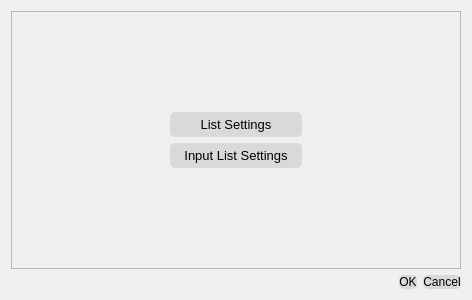
<?xml version="1.0" encoding="UTF-8"?>
<ui version="4.0">
 <class>FieldSettings</class>
 <widget class="QDialog" name="FieldSettings">
  <property name="geometry">
   <rect>
    <x>0</x>
    <y>0</y>
    <width>472</width>
    <height>300</height>
   </rect>
  </property>
  <property name="windowTitle">
   <string>Dialog</string>
  </property>
  <property name="styleSheet">
   <string notr="true">QPushButton {
	border-radius: 5px;
	background-color: #d9d9d9;
	color: black;
}

QPushButton:Hover {
	background-color: #fefefe;
}

QPushButton:Pressed {
	background-color: #a3a3a3;
}

#buttonBox QPushButton {
	min-width: 60px;
	min-height:32px;
}</string>
  </property>
  <layout class="QVBoxLayout" name="verticalLayout_2">
   <item>
    <widget class="QFrame" name="frame">
     <property name="frameShape">
      <enum>QFrame::StyledPanel</enum>
     </property>
     <property name="frameShadow">
      <enum>QFrame::Raised</enum>
     </property>
     <layout class="QGridLayout" name="gridLayout">
      <item row="0" column="0">
       <layout class="QGridLayout" name="gridLayout_2">
        <item row="0" column="2">
         <spacer name="horizontalSpacer">
          <property name="orientation">
           <enum>Qt::Horizontal</enum>
          </property>
          <property name="sizeHint" stdset="0">
           <size>
            <width>40</width>
            <height>20</height>
           </size>
          </property>
         </spacer>
        </item>
        <item row="1" column="1">
         <widget class="QPushButton" name="OpenInputListSettings">
          <property name="minimumSize">
           <size>
            <width>132</width>
            <height>25</height>
           </size>
          </property>
          <property name="font">
           <font>
            <pointsize>10</pointsize>
           </font>
          </property>
          <property name="cursor">
           <cursorShape>PointingHandCursor</cursorShape>
          </property>
          <property name="text">
           <string>Input List Settings</string>
          </property>
         </widget>
        </item>
        <item row="0" column="1">
         <widget class="QPushButton" name="OpenListSettings">
          <property name="minimumSize">
           <size>
            <width>132</width>
            <height>25</height>
           </size>
          </property>
          <property name="font">
           <font>
            <pointsize>10</pointsize>
           </font>
          </property>
          <property name="cursor">
           <cursorShape>PointingHandCursor</cursorShape>
          </property>
          <property name="text">
           <string>List Settings</string>
          </property>
         </widget>
        </item>
        <item row="0" column="0">
         <spacer name="horizontalSpacer_2">
          <property name="orientation">
           <enum>Qt::Horizontal</enum>
          </property>
          <property name="sizeHint" stdset="0">
           <size>
            <width>40</width>
            <height>20</height>
           </size>
          </property>
         </spacer>
        </item>
       </layout>
      </item>
     </layout>
    </widget>
   </item>
   <item>
    <widget class="QDialogButtonBox" name="buttonBox">
     <property name="sizePolicy">
      <sizepolicy hsizetype="Minimum" vsizetype="Maximum">
       <horstretch>0</horstretch>
       <verstretch>0</verstretch>
      </sizepolicy>
     </property>
     <property name="minimumSize">
      <size>
       <width>0</width>
       <height>0</height>
      </size>
     </property>
     <property name="font">
      <font>
       <pointsize>11</pointsize>
      </font>
     </property>
     <property name="cursor">
      <cursorShape>PointingHandCursor</cursorShape>
     </property>
     <property name="orientation">
      <enum>Qt::Horizontal</enum>
     </property>
     <property name="standardButtons">
      <set>QDialogButtonBox::Cancel|QDialogButtonBox::Ok</set>
     </property>
     <property name="centerButtons">
      <bool>false</bool>
     </property>
    </widget>
   </item>
  </layout>
 </widget>
 <resources/>
 <connections>
  <connection>
   <sender>buttonBox</sender>
   <signal>accepted()</signal>
   <receiver>FieldSettings</receiver>
   <slot>accept()</slot>
   <hints>
    <hint type="sourcelabel">
     <x>200</x>
     <y>255</y>
    </hint>
    <hint type="destinationlabel">
     <x>235</x>
     <y>149</y>
    </hint>
   </hints>
  </connection>
  <connection>
   <sender>buttonBox</sender>
   <signal>rejected()</signal>
   <receiver>FieldSettings</receiver>
   <slot>reject()</slot>
   <hints>
    <hint type="sourcelabel">
     <x>200</x>
     <y>255</y>
    </hint>
    <hint type="destinationlabel">
     <x>235</x>
     <y>149</y>
    </hint>
   </hints>
  </connection>
 </connections>
</ui>
